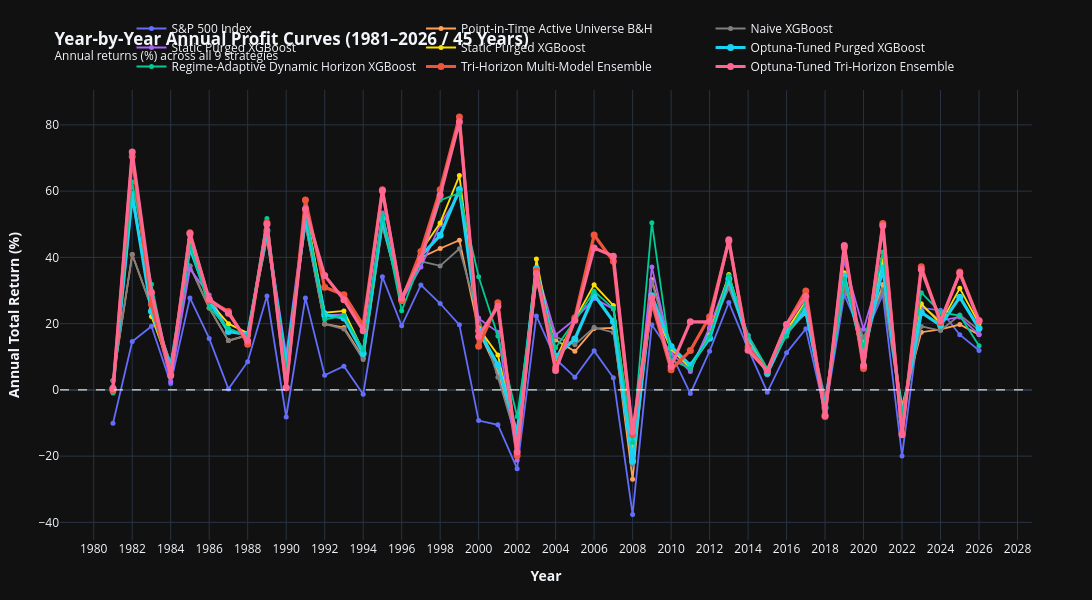
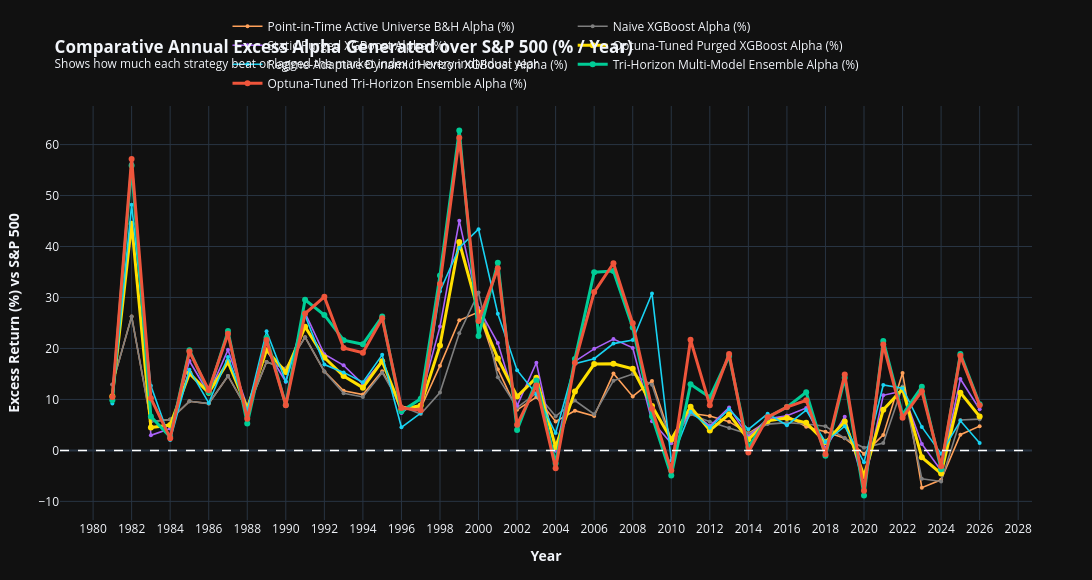
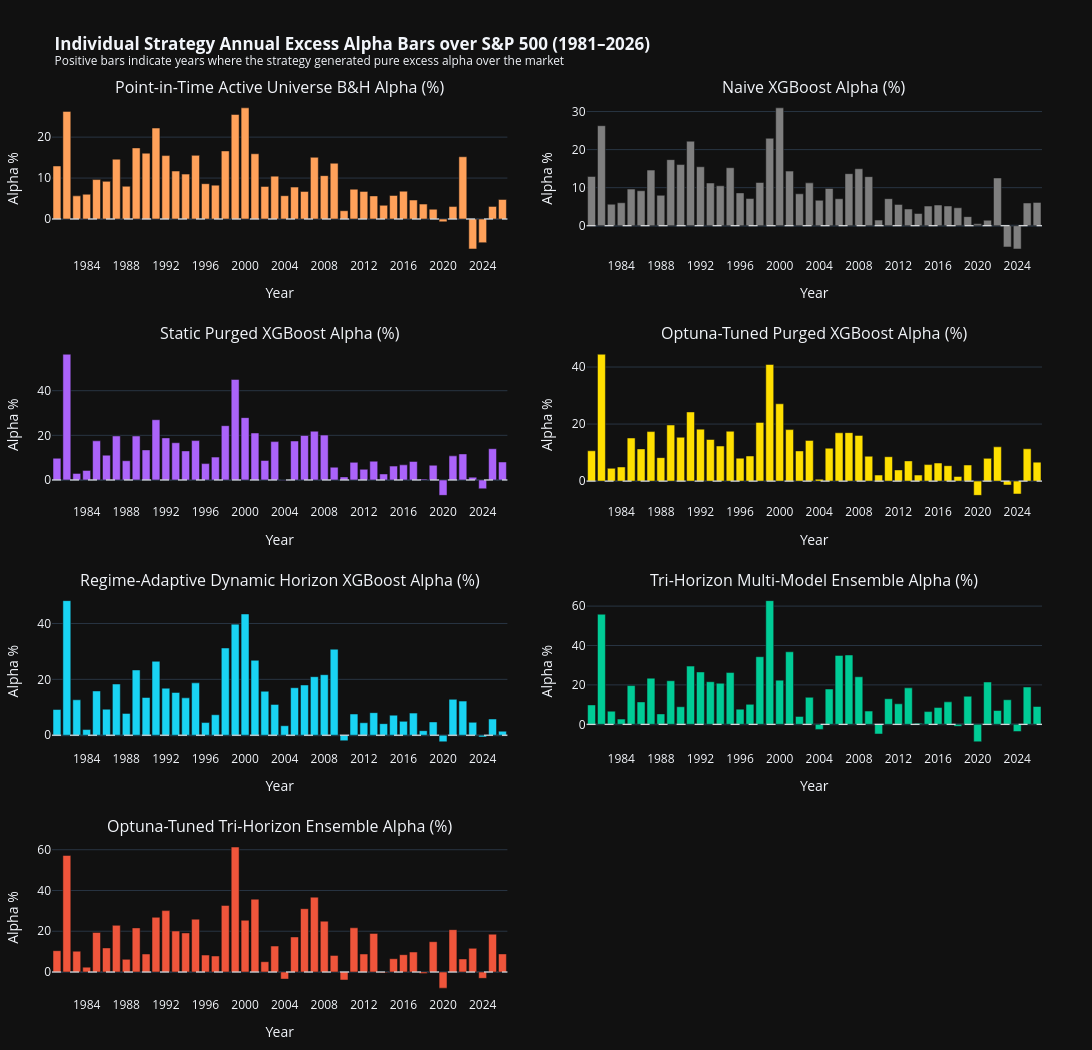

Here is the notebook cell these charts were saved with, in order:
### Markdown cell above
## 6. Year-by-Year Annual Profit Curves & Annual Excess Alpha over S&P 500 (All 9 Strategies)

### Code cell
# Compute Annual Return Matrix for each strategy
annual_ret_records = []
years_list = sorted(list(set(df_master_curves['date'].dt.year)))

for yr in years_list:
    yr_df = df_master_curves[df_master_curves['date'].dt.year == yr]
    if len(yr_df) < 2:
        continue
    row = {'Year': yr}
    for name in curves.keys():
        ret_val = (yr_df[name].iloc[-1] / yr_df[name].iloc[0] - 1.0) * 100.0
        row[name] = round(ret_val, 2)
    annual_ret_records.append(row)

df_annual_returns = pd.DataFrame(annual_ret_records)

# Compute Annual Excess Alpha over S&P 500 for ALL strategies
df_annual_alpha = pd.DataFrame({'Year': df_annual_returns['Year']})
for name in curves.keys():
    if 'S&P 500' not in name:
        clean_col = name.split('.')[1].strip().split('(')[0].strip() + " Alpha (%)"
        df_annual_alpha[clean_col] = round(df_annual_returns[name] - df_annual_returns['1. S&P 500 Index (^GSPC Benchmark)'], 2)

# Plot 1: Annual Profit Curves (Line + Marker Chart across 45 Years)
fig_annual_curves = go.Figure()

for idx, name in enumerate(curves.keys()):
    c = palette[idx % len(palette)]
    is_hero = ('8.' in name or '9.' in name or '6.' in name)
    fig_annual_curves.add_trace(go.Scatter(
        x=df_annual_returns['Year'], y=df_annual_returns[name],
        mode='lines+markers', name=name.split('.')[1].strip().split('(')[0].strip(),
        line=dict(color=c, width=3.2 if is_hero else 1.8),
        marker=dict(size=7 if is_hero else 5)
    ))

fig_annual_curves.add_hline(y=0.0, line=dict(color='white', width=1, dash='dash'))

fig_annual_curves.update_layout(
    template='plotly_dark', width=1200, height=600,
    title='<b>Year-by-Year Annual Profit Curves (1981–2026 / 45 Years)</b><br><sup>Annual returns (%) across all 9 strategies</sup>',
    xaxis=dict(title='<b>Year</b>', dtick=2),
    yaxis=dict(title='<b>Annual Total Return (%)</b>'),
    margin=dict(l=60, r=60, t=90, b=60),
    legend=dict(orientation='h', yanchor='bottom', y=1.02, xanchor='center', x=0.5)
)
fig_annual_curves.show()

# Plot 2: Comparative Annual Excess Alpha Curves over S&P 500 (All Strategies)
fig_alpha_curves = go.Figure()

for idx, col in enumerate([c for c in df_annual_alpha.columns if c != 'Year']):
    c = palette[(idx + 1) % len(palette)]
    is_hero = ('Tri-Horizon' in col or 'Optuna' in col)
    fig_alpha_curves.add_trace(go.Scatter(
        x=df_annual_alpha['Year'], y=df_annual_alpha[col],
        mode='lines+markers', name=col,
        line=dict(color=c, width=3.0 if is_hero else 1.6),
        marker=dict(size=6 if is_hero else 4)
    ))

fig_alpha_curves.add_hline(y=0.0, line=dict(color='white', width=1.5, dash='dash'))

fig_alpha_curves.update_layout(
    template='plotly_dark', width=1200, height=580,
    title='<b>Comparative Annual Excess Alpha Generated over S&P 500 (% / Year)</b><br><sup>Shows how much each strategy beat or lagged the market index in every individual year</sup>',
    xaxis=dict(title='<b>Year</b>', dtick=2),
    yaxis=dict(title='<b>Excess Return (%) vs S&P 500</b>'),
    margin=dict(l=60, r=60, t=90, b=60),
    legend=dict(orientation='h', yanchor='bottom', y=1.02, xanchor='center', x=0.5)
)
fig_alpha_curves.show()

# Plot 3: Multi-Panel Grouped Bar Chart of Excess Alpha
fig_alpha_bars = make_subplots(
    rows=4, cols=2,
    subplot_titles=[c for c in df_annual_alpha.columns if c != 'Year'],
    horizontal_spacing=0.08, vertical_spacing=0.10
)

for idx, col in enumerate([c for c in df_annual_alpha.columns if c != 'Year']):
    r = (idx // 2) + 1
    c_idx = (idx % 2) + 1
    c_color = palette[(idx + 1) % len(palette)]
    
    fig_alpha_bars.add_trace(go.Bar(
        x=df_annual_alpha['Year'], y=df_annual_alpha[col],
        name=col, marker=dict(color=c_color), showlegend=False
    ), row=r, col=c_idx)
    
    fig_alpha_bars.add_hline(y=0.0, line=dict(color='white', width=1, dash='dash'), row=r, col=c_idx)
    fig_alpha_bars.update_xaxes(title_text="Year", dtick=4, row=r, col=c_idx)
    fig_alpha_bars.update_yaxes(title_text="Alpha %", row=r, col=c_idx)

fig_alpha_bars.update_layout(
    template='plotly_dark', width=1200, height=1050,
    title='<b>Individual Strategy Annual Excess Alpha Bars over S&P 500 (1981–2026)</b><br><sup>Positive bars indicate years where the strategy generated pure excess alpha over the market</sup>',
    margin=dict(l=50, r=50, t=100, b=50)
)
fig_alpha_bars.show()

print("=== ANNUAL EXCESS ALPHA MATRIX OVER S&P 500 (%) ===")
df_annual_alpha

### Figure 1 — Plotly figure (JSON) as saved in the notebook; plotly's stock layout.template omitted (floating-point values rounded to 4 significant figures)
{"data": [{"line": {"color": "#636EFA", "width": 1.8}, "marker": {"size": 5}, "mode": "lines+markers", "name": "S&P 500 Index", "type": "scatter", "x": [1981, 1982, 1983, 1984, 1985, 1986, 1987, 1988, 1989, 1990, 1991, 1992, 1993, 1994, 1995, 1996, 1997, 1998, 1999, 2000, 2001, 2002, 2003, 2004, 2005, 2006, 2007, 2008, 2009, 2010, 2011, 2012, 2013, 2014, 2015, 2016, 2017, 2018, 2019, 2020, 2021, 2022, 2023, 2024, 2025, 2026], "y": [-10.11, 14.58, 19.22, 1.95, 27.76, 15.54, 0.26, 8.51, 28.36, -8.19, 27.77, 4.42, 7.14, -1.33, 34.16, 19.33, 31.67, 26.07, 19.64, -9.27, -10.53, -23.8, 22.32, 9.33, 3.84, 11.78, 3.65, -37.58, 19.67, 11.0, -1.12, 11.68, 26.39, 12.39, -0.69, 11.24, 18.42, -7.01, 28.71, 15.29, 28.79, -19.95, 24.73, 24.01, 16.65, 11.92]}, {"line": {"color": "#FFA15A", "width": 1.8}, "marker": {"size": 5}, "mode": "lines+markers", "name": "Point-in-Time Active Universe B&H", "type": "scatter", "x": [1981, 1982, 1983, 1984, 1985, 1986, 1987, 1988, 1989, 1990, 1991, 1992, 1993, 1994, 1995, 1996, 1997, 1998, 1999, 2000, 2001, 2002, 2003, 2004, 2005, 2006, 2007, 2008, 2009, 2010, 2011, 2012, 2013, 2014, 2015, 2016, 2017, 2018, 2019, 2020, 2021, 2022, 2023, 2024, 2025, 2026], "y": [2.84, 40.86, 24.87, 7.99, 37.39, 24.73, 14.87, 16.5, 45.72, 7.88, 49.98, 19.91, 18.85, 9.63, 49.7, 27.95, 39.94, 42.69, 45.17, 17.88, 5.4, -15.85, 32.79, 15.02, 11.63, 18.51, 18.72, -26.99, 33.29, 13.02, 6.16, 18.42, 32.03, 15.73, 5.05, 18.03, 23.05, -3.37, 31.1, 14.6, 31.83, -4.75, 17.41, 18.23, 19.73, 16.68]}, {"line": {"color": "#7F7F7F", "width": 1.8}, "marker": {"size": 5}, "mode": "lines+markers", "name": "Naive XGBoost", "type": "scatter", "x": [1981, 1982, 1983, 1984, 1985, 1986, 1987, 1988, 1989, 1990, 1991, 1992, 1993, 1994, 1995, 1996, 1997, 1998, 1999, 2000, 2001, 2002, 2003, 2004, 2005, 2006, 2007, 2008, 2009, 2010, 2011, 2012, 2013, 2014, 2015, 2016, 2017, 2018, 2019, 2020, 2021, 2022, 2023, 2024, 2025, 2026], "y": [2.84, 40.86, 24.87, 7.99, 37.39, 24.73, 14.87, 16.5, 45.72, 7.88, 49.98, 19.91, 18.36, 9.16, 49.4, 27.96, 38.81, 37.43, 42.61, 21.7, 3.82, -15.41, 33.58, 16.02, 13.62, 18.87, 17.33, -22.61, 32.56, 12.48, 5.99, 17.29, 30.79, 15.6, 4.47, 16.68, 23.6, -2.29, 31.1, 15.79, 30.24, -7.4, 19.16, 17.91, 22.62, 18.05]}, {"line": {"color": "#AB63FA", "width": 1.8}, "marker": {"size": 5}, "mode": "lines+markers", "name": "Static Purged XGBoost", "type": "scatter", "x": [1981, 1982, 1983, 1984, 1985, 1986, 1987, 1988, 1989, 1990, 1991, 1992, 1993, 1994, 1995, 1996, 1997, 1998, 1999, 2000, 2001, 2002, 2003, 2004, 2005, 2006, 2007, 2008, 2009, 2010, 2011, 2012, 2013, 2014, 2015, 2016, 2017, 2018, 2019, 2020, 2021, 2022, 2023, 2024, 2025, 2026], "y": [0.17, 57.5, 25.74, 2.56, 36.52, 28.61, 17.7, 17.05, 48.82, 10.59, 54.44, 22.51, 22.76, 11.93, 53.42, 26.96, 37.08, 49.81, 59.31, 21.55, 17.43, -21.22, 36.75, 16.6, 21.33, 27.6, 24.45, -20.16, 37.11, 11.14, 5.53, 18.92, 34.47, 16.48, 5.57, 18.01, 24.72, -4.28, 38.94, 18.27, 38.16, -9.34, 25.4, 20.91, 22.02, 16.68]}, {"line": {"color": "#FFDF00", "width": 1.8}, "marker": {"size": 5}, "mode": "lines+markers", "name": "Static Purged XGBoost", "type": "scatter", "x": [1981, 1982, 1983, 1984, 1985, 1986, 1987, 1988, 1989, 1990, 1991, 1992, 1993, 1994, 1995, 1996, 1997, 1998, 1999, 2000, 2001, 2002, 2003, 2004, 2005, 2006, 2007, 2008, 2009, 2010, 2011, 2012, 2013, 2014, 2015, 2016, 2017, 2018, 2019, 2020, 2021, 2022, 2023, 2024, 2025, 2026], "y": [-0.38, 70.91, 22.17, 6.24, 45.3, 26.65, 19.99, 17.13, 48.06, 5.28, 54.76, 23.28, 23.82, 11.69, 51.8, 26.67, 41.91, 50.39, 64.68, 18.66, 10.53, -15.06, 39.51, 9.25, 21.29, 31.7, 25.5, -17.47, 25.39, 12.38, 6.77, 16.46, 34.8, 15.09, 5.52, 18.02, 26.72, -6.59, 35.32, 8.4, 39.59, -8.27, 25.99, 20.07, 30.65, 19.99]}, {"line": {"color": "#19D3F3", "width": 3.2}, "marker": {"size": 7}, "mode": "lines+markers", "name": "Optuna-Tuned Purged XGBoost", "type": "scatter", "x": [1981, 1982, 1983, 1984, 1985, 1986, 1987, 1988, 1989, 1990, 1991, 1992, 1993, 1994, 1995, 1996, 1997, 1998, 1999, 2000, 2001, 2002, 2003, 2004, 2005, 2006, 2007, 2008, 2009, 2010, 2011, 2012, 2013, 2014, 2015, 2016, 2017, 2018, 2019, 2020, 2021, 2022, 2023, 2024, 2025, 2026], "y": [0.52, 59.06, 23.7, 6.91, 42.87, 26.83, 17.62, 16.74, 48.03, 7.17, 52.02, 22.64, 21.73, 10.98, 51.65, 27.37, 40.48, 46.65, 60.52, 17.84, 7.52, -13.22, 36.59, 9.99, 15.38, 28.72, 20.64, -21.56, 28.38, 13.12, 7.43, 15.6, 33.48, 14.51, 5.1, 17.58, 23.82, -5.4, 34.36, 10.29, 36.76, -7.93, 23.36, 19.49, 27.98, 18.57]}, {"line": {"color": "#00CC96", "width": 1.8}, "marker": {"size": 5}, "mode": "lines+markers", "name": "Regime-Adaptive Dynamic Horizon XGBoost", "type": "scatter", "x": [1981, 1982, 1983, 1984, 1985, 1986, 1987, 1988, 1989, 1990, 1991, 1992, 1993, 1994, 1995, 1996, 1997, 1998, 1999, 2000, 2001, 2002, 2003, 2004, 2005, 2006, 2007, 2008, 2009, 2010, 2011, 2012, 2013, 2014, 2015, 2016, 2017, 2018, 2019, 2020, 2021, 2022, 2023, 2024, 2025, 2026], "y": [-0.92, 62.76, 31.89, 3.97, 43.6, 24.85, 18.58, 16.31, 51.72, 5.31, 54.23, 21.25, 22.44, 12.05, 52.9, 23.86, 38.99, 57.29, 59.41, 34.14, 16.29, -8.06, 33.34, 12.72, 20.84, 29.76, 24.6, -15.92, 50.46, 9.02, 6.47, 16.14, 34.46, 16.52, 6.48, 16.19, 26.33, -5.39, 33.46, 12.94, 41.63, -7.75, 29.34, 23.37, 22.45, 13.35]}, {"line": {"color": "#EF553B", "width": 3.2}, "marker": {"size": 7}, "mode": "lines+markers", "name": "Tri-Horizon Multi-Model Ensemble", "type": "scatter", "x": [1981, 1982, 1983, 1984, 1985, 1986, 1987, 1988, 1989, 1990, 1991, 1992, 1993, 1994, 1995, 1996, 1997, 1998, 1999, 2000, 2001, 2002, 2003, 2004, 2005, 2006, 2007, 2008, 2009, 2010, 2011, 2012, 2013, 2014, 2015, 2016, 2017, 2018, 2019, 2020, 2021, 2022, 2023, 2024, 2025, 2026], "y": [-0.27, 70.45, 25.87, 4.59, 47.41, 26.9, 23.66, 13.79, 50.47, 0.72, 57.31, 30.99, 28.75, 19.5, 60.43, 27.01, 41.79, 60.38, 82.41, 13.15, 26.27, -19.8, 36.02, 6.74, 21.75, 46.74, 38.83, -13.46, 26.38, 6.08, 11.86, 22.09, 44.89, 12.94, 5.77, 19.74, 29.82, -8.06, 42.94, 6.43, 50.26, -12.95, 37.2, 20.33, 35.58, 20.96]}, {"line": {"color": "#FF6692", "width": 3.2}, "marker": {"size": 7}, "mode": "lines+markers", "name": "Optuna-Tuned Tri-Horizon Ensemble", "type": "scatter", "x": [1981, 1982, 1983, 1984, 1985, 1986, 1987, 1988, 1989, 1990, 1991, 1992, 1993, 1994, 1995, 1996, 1997, 1998, 1999, 2000, 2001, 2002, 2003, 2004, 2005, 2006, 2007, 2008, 2009, 2010, 2011, 2012, 2013, 2014, 2015, 2016, 2017, 2018, 2019, 2020, 2021, 2022, 2023, 2024, 2025, 2026], "y": [0.35, 71.77, 29.43, 4.34, 47.16, 27.36, 23.16, 14.73, 50.01, 0.66, 54.61, 34.54, 27.24, 17.84, 60.09, 27.65, 39.53, 58.73, 80.96, 16.13, 25.21, -18.75, 35.05, 5.85, 21.05, 42.84, 40.37, -12.64, 27.82, 7.07, 20.57, 20.53, 45.32, 12.0, 5.83, 19.74, 28.24, -7.77, 43.58, 7.36, 49.57, -13.54, 36.34, 20.9, 35.21, 20.8]}], "layout": {"height": 600, "legend": {"orientation": "h", "x": 0.5, "xanchor": "center", "y": 1.02, "yanchor": "bottom"}, "margin": {"b": 60, "l": 60, "r": 60, "t": 90}, "shapes": [{"line": {"color": "white", "dash": "dash", "width": 1}, "type": "line", "x0": 0, "x1": 1, "xref": "x domain", "y0": 0.0, "y1": 0.0, "yref": "y"}], "title": {"text": "<b>Year-by-Year Annual Profit Curves (1981–2026 / 45 Years)</b><br><sup>Annual returns (%) across all 9 strategies</sup>"}, "width": 1200, "xaxis": {"dtick": 2, "title": {"text": "<b>Year</b>"}}, "yaxis": {"title": {"text": "<b>Annual Total Return (%)</b>"}}}}

### Figure 2 — Plotly figure (JSON) as saved in the notebook; plotly's stock layout.template omitted (floating-point values rounded to 4 significant figures)
{"data": [{"line": {"color": "#FFA15A", "width": 1.6}, "marker": {"size": 4}, "mode": "lines+markers", "name": "Point-in-Time Active Universe B&H Alpha (%)", "type": "scatter", "x": [1981, 1982, 1983, 1984, 1985, 1986, 1987, 1988, 1989, 1990, 1991, 1992, 1993, 1994, 1995, 1996, 1997, 1998, 1999, 2000, 2001, 2002, 2003, 2004, 2005, 2006, 2007, 2008, 2009, 2010, 2011, 2012, 2013, 2014, 2015, 2016, 2017, 2018, 2019, 2020, 2021, 2022, 2023, 2024, 2025, 2026], "y": [12.95, 26.28, 5.65, 6.04, 9.63, 9.19, 14.61, 7.99, 17.36, 16.07, 22.21, 15.49, 11.71, 10.96, 15.54, 8.62, 8.27, 16.62, 25.53, 27.15, 15.93, 7.95, 10.47, 5.69, 7.79, 6.73, 15.07, 10.59, 13.62, 2.02, 7.28, 6.74, 5.64, 3.34, 5.74, 6.79, 4.63, 3.64, 2.39, -0.69, 3.04, 15.2, -7.32, -5.78, 3.08, 4.76]}, {"line": {"color": "#7F7F7F", "width": 1.6}, "marker": {"size": 4}, "mode": "lines+markers", "name": "Naive XGBoost Alpha (%)", "type": "scatter", "x": [1981, 1982, 1983, 1984, 1985, 1986, 1987, 1988, 1989, 1990, 1991, 1992, 1993, 1994, 1995, 1996, 1997, 1998, 1999, 2000, 2001, 2002, 2003, 2004, 2005, 2006, 2007, 2008, 2009, 2010, 2011, 2012, 2013, 2014, 2015, 2016, 2017, 2018, 2019, 2020, 2021, 2022, 2023, 2024, 2025, 2026], "y": [12.95, 26.28, 5.65, 6.04, 9.63, 9.19, 14.61, 7.99, 17.36, 16.07, 22.21, 15.49, 11.22, 10.49, 15.24, 8.63, 7.14, 11.36, 22.97, 30.97, 14.35, 8.39, 11.26, 6.69, 9.78, 7.09, 13.68, 14.97, 12.89, 1.48, 7.11, 5.61, 4.4, 3.21, 5.16, 5.44, 5.18, 4.72, 2.39, 0.5, 1.45, 12.55, -5.57, -6.1, 5.97, 6.13]}, {"line": {"color": "#AB63FA", "width": 1.6}, "marker": {"size": 4}, "mode": "lines+markers", "name": "Static Purged XGBoost Alpha (%)", "type": "scatter", "x": [1981, 1982, 1983, 1984, 1985, 1986, 1987, 1988, 1989, 1990, 1991, 1992, 1993, 1994, 1995, 1996, 1997, 1998, 1999, 2000, 2001, 2002, 2003, 2004, 2005, 2006, 2007, 2008, 2009, 2010, 2011, 2012, 2013, 2014, 2015, 2016, 2017, 2018, 2019, 2020, 2021, 2022, 2023, 2024, 2025, 2026], "y": [9.73, 56.33, 2.95, 4.29, 17.54, 11.11, 19.73, 8.62, 19.7, 13.47, 26.99, 18.86, 16.68, 13.02, 17.64, 7.34, 10.24, 24.32, 45.04, 27.93, 21.06, 8.74, 17.19, -0.08, 17.45, 19.92, 21.85, 20.11, 5.72, 1.38, 7.89, 4.78, 8.41, 2.7, 6.21, 6.78, 8.3, 0.42, 6.61, -6.89, 10.8, 11.68, 1.26, -3.94, 14.0, 8.07]}, {"line": {"color": "#FFDF00", "width": 3.0}, "marker": {"size": 6}, "mode": "lines+markers", "name": "Optuna-Tuned Purged XGBoost Alpha (%)", "type": "scatter", "x": [1981, 1982, 1983, 1984, 1985, 1986, 1987, 1988, 1989, 1990, 1991, 1992, 1993, 1994, 1995, 1996, 1997, 1998, 1999, 2000, 2001, 2002, 2003, 2004, 2005, 2006, 2007, 2008, 2009, 2010, 2011, 2012, 2013, 2014, 2015, 2016, 2017, 2018, 2019, 2020, 2021, 2022, 2023, 2024, 2025, 2026], "y": [10.63, 44.48, 4.48, 4.96, 15.11, 11.29, 17.36, 8.23, 19.67, 15.36, 24.25, 18.22, 14.59, 12.31, 17.49, 8.04, 8.81, 20.58, 40.88, 27.11, 18.05, 10.58, 14.27, 0.66, 11.54, 16.94, 16.99, 16.02, 8.71, 2.12, 8.55, 3.92, 7.09, 2.12, 5.79, 6.34, 5.4, 1.61, 5.65, -5.0, 7.97, 12.02, -1.37, -4.52, 11.33, 6.65]}, {"line": {"color": "#19D3F3", "width": 1.6}, "marker": {"size": 4}, "mode": "lines+markers", "name": "Regime-Adaptive Dynamic Horizon XGBoost Alpha (%)", "type": "scatter", "x": [1981, 1982, 1983, 1984, 1985, 1986, 1987, 1988, 1989, 1990, 1991, 1992, 1993, 1994, 1995, 1996, 1997, 1998, 1999, 2000, 2001, 2002, 2003, 2004, 2005, 2006, 2007, 2008, 2009, 2010, 2011, 2012, 2013, 2014, 2015, 2016, 2017, 2018, 2019, 2020, 2021, 2022, 2023, 2024, 2025, 2026], "y": [9.19, 48.18, 12.67, 2.02, 15.84, 9.31, 18.32, 7.8, 23.36, 13.5, 26.46, 16.83, 15.3, 13.38, 18.74, 4.53, 7.32, 31.22, 39.77, 43.41, 26.82, 15.74, 11.02, 3.39, 17.0, 17.98, 20.95, 21.66, 30.79, -1.98, 7.59, 4.46, 8.07, 4.13, 7.17, 4.95, 7.91, 1.62, 4.75, -2.35, 12.84, 12.2, 4.61, -0.64, 5.8, 1.43]}, {"line": {"color": "#00CC96", "width": 3.0}, "marker": {"size": 6}, "mode": "lines+markers", "name": "Tri-Horizon Multi-Model Ensemble Alpha (%)", "type": "scatter", "x": [1981, 1982, 1983, 1984, 1985, 1986, 1987, 1988, 1989, 1990, 1991, 1992, 1993, 1994, 1995, 1996, 1997, 1998, 1999, 2000, 2001, 2002, 2003, 2004, 2005, 2006, 2007, 2008, 2009, 2010, 2011, 2012, 2013, 2014, 2015, 2016, 2017, 2018, 2019, 2020, 2021, 2022, 2023, 2024, 2025, 2026], "y": [9.84, 55.87, 6.65, 2.64, 19.65, 11.36, 23.4, 5.28, 22.11, 8.91, 29.54, 26.57, 21.61, 20.83, 26.27, 7.68, 10.12, 34.31, 62.77, 22.42, 36.8, 4.0, 13.7, -2.59, 17.91, 34.96, 35.18, 24.12, 6.71, -4.92, 12.98, 10.41, 18.5, 0.55, 6.46, 8.5, 11.4, -1.05, 14.23, -8.86, 21.47, 7.0, 12.47, -3.68, 18.93, 9.04]}, {"line": {"color": "#EF553B", "width": 3.0}, "marker": {"size": 6}, "mode": "lines+markers", "name": "Optuna-Tuned Tri-Horizon Ensemble Alpha (%)", "type": "scatter", "x": [1981, 1982, 1983, 1984, 1985, 1986, 1987, 1988, 1989, 1990, 1991, 1992, 1993, 1994, 1995, 1996, 1997, 1998, 1999, 2000, 2001, 2002, 2003, 2004, 2005, 2006, 2007, 2008, 2009, 2010, 2011, 2012, 2013, 2014, 2015, 2016, 2017, 2018, 2019, 2020, 2021, 2022, 2023, 2024, 2025, 2026], "y": [10.46, 57.19, 10.21, 2.39, 19.4, 11.82, 22.9, 6.22, 21.65, 8.85, 26.84, 30.12, 20.1, 19.17, 25.93, 8.32, 7.86, 32.66, 61.32, 25.4, 35.74, 5.05, 12.73, -3.48, 17.21, 31.06, 36.72, 24.94, 8.15, -3.93, 21.69, 8.85, 18.93, -0.39, 6.52, 8.5, 9.82, -0.76, 14.87, -7.93, 20.78, 6.41, 11.61, -3.11, 18.56, 8.88]}], "layout": {"height": 580, "legend": {"orientation": "h", "x": 0.5, "xanchor": "center", "y": 1.02, "yanchor": "bottom"}, "margin": {"b": 60, "l": 60, "r": 60, "t": 90}, "shapes": [{"line": {"color": "white", "dash": "dash", "width": 1.5}, "type": "line", "x0": 0, "x1": 1, "xref": "x domain", "y0": 0.0, "y1": 0.0, "yref": "y"}], "title": {"text": "<b>Comparative Annual Excess Alpha Generated over S&P 500 (% / Year)</b><br><sup>Shows how much each strategy beat or lagged the market index in every individual year</sup>"}, "width": 1200, "xaxis": {"dtick": 2, "title": {"text": "<b>Year</b>"}}, "yaxis": {"title": {"text": "<b>Excess Return (%) vs S&P 500</b>"}}}}

### Figure 3 — Plotly figure (JSON) as saved in the notebook; plotly's stock layout.template omitted (floating-point values rounded to 4 significant figures)
{"data": [{"marker": {"color": "#FFA15A"}, "name": "Point-in-Time Active Universe B&H Alpha (%)", "showlegend": false, "type": "bar", "x": [1981, 1982, 1983, 1984, 1985, 1986, 1987, 1988, 1989, 1990, 1991, 1992, 1993, 1994, 1995, 1996, 1997, 1998, 1999, 2000, 2001, 2002, 2003, 2004, 2005, 2006, 2007, 2008, 2009, 2010, 2011, 2012, 2013, 2014, 2015, 2016, 2017, 2018, 2019, 2020, 2021, 2022, 2023, 2024, 2025, 2026], "xaxis": "x", "y": [12.95, 26.28, 5.65, 6.04, 9.63, 9.19, 14.61, 7.99, 17.36, 16.07, 22.21, 15.49, 11.71, 10.96, 15.54, 8.62, 8.27, 16.62, 25.53, 27.15, 15.93, 7.95, 10.47, 5.69, 7.79, 6.73, 15.07, 10.59, 13.62, 2.02, 7.28, 6.74, 5.64, 3.34, 5.74, 6.79, 4.63, 3.64, 2.39, -0.69, 3.04, 15.2, -7.32, -5.78, 3.08, 4.76], "yaxis": "y"}, {"marker": {"color": "#7F7F7F"}, "name": "Naive XGBoost Alpha (%)", "showlegend": false, "type": "bar", "x": [1981, 1982, 1983, 1984, 1985, 1986, 1987, 1988, 1989, 1990, 1991, 1992, 1993, 1994, 1995, 1996, 1997, 1998, 1999, 2000, 2001, 2002, 2003, 2004, 2005, 2006, 2007, 2008, 2009, 2010, 2011, 2012, 2013, 2014, 2015, 2016, 2017, 2018, 2019, 2020, 2021, 2022, 2023, 2024, 2025, 2026], "xaxis": "x2", "y": [12.95, 26.28, 5.65, 6.04, 9.63, 9.19, 14.61, 7.99, 17.36, 16.07, 22.21, 15.49, 11.22, 10.49, 15.24, 8.63, 7.14, 11.36, 22.97, 30.97, 14.35, 8.39, 11.26, 6.69, 9.78, 7.09, 13.68, 14.97, 12.89, 1.48, 7.11, 5.61, 4.4, 3.21, 5.16, 5.44, 5.18, 4.72, 2.39, 0.5, 1.45, 12.55, -5.57, -6.1, 5.97, 6.13], "yaxis": "y2"}, {"marker": {"color": "#AB63FA"}, "name": "Static Purged XGBoost Alpha (%)", "showlegend": false, "type": "bar", "x": [1981, 1982, 1983, 1984, 1985, 1986, 1987, 1988, 1989, 1990, 1991, 1992, 1993, 1994, 1995, 1996, 1997, 1998, 1999, 2000, 2001, 2002, 2003, 2004, 2005, 2006, 2007, 2008, 2009, 2010, 2011, 2012, 2013, 2014, 2015, 2016, 2017, 2018, 2019, 2020, 2021, 2022, 2023, 2024, 2025, 2026], "xaxis": "x3", "y": [9.73, 56.33, 2.95, 4.29, 17.54, 11.11, 19.73, 8.62, 19.7, 13.47, 26.99, 18.86, 16.68, 13.02, 17.64, 7.34, 10.24, 24.32, 45.04, 27.93, 21.06, 8.74, 17.19, -0.08, 17.45, 19.92, 21.85, 20.11, 5.72, 1.38, 7.89, 4.78, 8.41, 2.7, 6.21, 6.78, 8.3, 0.42, 6.61, -6.89, 10.8, 11.68, 1.26, -3.94, 14.0, 8.07], "yaxis": "y3"}, {"marker": {"color": "#FFDF00"}, "name": "Optuna-Tuned Purged XGBoost Alpha (%)", "showlegend": false, "type": "bar", "x": [1981, 1982, 1983, 1984, 1985, 1986, 1987, 1988, 1989, 1990, 1991, 1992, 1993, 1994, 1995, 1996, 1997, 1998, 1999, 2000, 2001, 2002, 2003, 2004, 2005, 2006, 2007, 2008, 2009, 2010, 2011, 2012, 2013, 2014, 2015, 2016, 2017, 2018, 2019, 2020, 2021, 2022, 2023, 2024, 2025, 2026], "xaxis": "x4", "y": [10.63, 44.48, 4.48, 4.96, 15.11, 11.29, 17.36, 8.23, 19.67, 15.36, 24.25, 18.22, 14.59, 12.31, 17.49, 8.04, 8.81, 20.58, 40.88, 27.11, 18.05, 10.58, 14.27, 0.66, 11.54, 16.94, 16.99, 16.02, 8.71, 2.12, 8.55, 3.92, 7.09, 2.12, 5.79, 6.34, 5.4, 1.61, 5.65, -5.0, 7.97, 12.02, -1.37, -4.52, 11.33, 6.65], "yaxis": "y4"}, {"marker": {"color": "#19D3F3"}, "name": "Regime-Adaptive Dynamic Horizon XGBoost Alpha (%)", "showlegend": false, "type": "bar", "x": [1981, 1982, 1983, 1984, 1985, 1986, 1987, 1988, 1989, 1990, 1991, 1992, 1993, 1994, 1995, 1996, 1997, 1998, 1999, 2000, 2001, 2002, 2003, 2004, 2005, 2006, 2007, 2008, 2009, 2010, 2011, 2012, 2013, 2014, 2015, 2016, 2017, 2018, 2019, 2020, 2021, 2022, 2023, 2024, 2025, 2026], "xaxis": "x5", "y": [9.19, 48.18, 12.67, 2.02, 15.84, 9.31, 18.32, 7.8, 23.36, 13.5, 26.46, 16.83, 15.3, 13.38, 18.74, 4.53, 7.32, 31.22, 39.77, 43.41, 26.82, 15.74, 11.02, 3.39, 17.0, 17.98, 20.95, 21.66, 30.79, -1.98, 7.59, 4.46, 8.07, 4.13, 7.17, 4.95, 7.91, 1.62, 4.75, -2.35, 12.84, 12.2, 4.61, -0.64, 5.8, 1.43], "yaxis": "y5"}, {"marker": {"color": "#00CC96"}, "name": "Tri-Horizon Multi-Model Ensemble Alpha (%)", "showlegend": false, "type": "bar", "x": [1981, 1982, 1983, 1984, 1985, 1986, 1987, 1988, 1989, 1990, 1991, 1992, 1993, 1994, 1995, 1996, 1997, 1998, 1999, 2000, 2001, 2002, 2003, 2004, 2005, 2006, 2007, 2008, 2009, 2010, 2011, 2012, 2013, 2014, 2015, 2016, 2017, 2018, 2019, 2020, 2021, 2022, 2023, 2024, 2025, 2026], "xaxis": "x6", "y": [9.84, 55.87, 6.65, 2.64, 19.65, 11.36, 23.4, 5.28, 22.11, 8.91, 29.54, 26.57, 21.61, 20.83, 26.27, 7.68, 10.12, 34.31, 62.77, 22.42, 36.8, 4.0, 13.7, -2.59, 17.91, 34.96, 35.18, 24.12, 6.71, -4.92, 12.98, 10.41, 18.5, 0.55, 6.46, 8.5, 11.4, -1.05, 14.23, -8.86, 21.47, 7.0, 12.47, -3.68, 18.93, 9.04], "yaxis": "y6"}, {"marker": {"color": "#EF553B"}, "name": "Optuna-Tuned Tri-Horizon Ensemble Alpha (%)", "showlegend": false, "type": "bar", "x": [1981, 1982, 1983, 1984, 1985, 1986, 1987, 1988, 1989, 1990, 1991, 1992, 1993, 1994, 1995, 1996, 1997, 1998, 1999, 2000, 2001, 2002, 2003, 2004, 2005, 2006, 2007, 2008, 2009, 2010, 2011, 2012, 2013, 2014, 2015, 2016, 2017, 2018, 2019, 2020, 2021, 2022, 2023, 2024, 2025, 2026], "xaxis": "x7", "y": [10.46, 57.19, 10.21, 2.39, 19.4, 11.82, 22.9, 6.22, 21.65, 8.85, 26.84, 30.12, 20.1, 19.17, 25.93, 8.32, 7.86, 32.66, 61.32, 25.4, 35.74, 5.05, 12.73, -3.48, 17.21, 31.06, 36.72, 24.94, 8.15, -3.93, 21.69, 8.85, 18.93, -0.39, 6.52, 8.5, 9.82, -0.76, 14.87, -7.93, 20.78, 6.41, 11.61, -3.11, 18.56, 8.88], "yaxis": "y7"}], "layout": {"annotations": [{"font": {"size": 16}, "showarrow": false, "text": "Point-in-Time Active Universe B&H Alpha (%)", "x": 0.23, "xanchor": "center", "xref": "paper", "y": 1.0, "yanchor": "bottom", "yref": "paper"}, {"font": {"size": 16}, "showarrow": false, "text": "Naive XGBoost Alpha (%)", "x": 0.77, "xanchor": "center", "xref": "paper", "y": 1.0, "yanchor": "bottom", "yref": "paper"}, {"font": {"size": 16}, "showarrow": false, "text": "Static Purged XGBoost Alpha (%)", "x": 0.23, "xanchor": "center", "xref": "paper", "y": 0.725, "yanchor": "bottom", "yref": "paper"}, {"font": {"size": 16}, "showarrow": false, "text": "Optuna-Tuned Purged XGBoost Alpha (%)", "x": 0.77, "xanchor": "center", "xref": "paper", "y": 0.725, "yanchor": "bottom", "yref": "paper"}, {"font": {"size": 16}, "showarrow": false, "text": "Regime-Adaptive Dynamic Horizon XGBoost Alpha (%)", "x": 0.23, "xanchor": "center", "xref": "paper", "y": 0.45, "yanchor": "bottom", "yref": "paper"}, {"font": {"size": 16}, "showarrow": false, "text": "Tri-Horizon Multi-Model Ensemble Alpha (%)", "x": 0.77, "xanchor": "center", "xref": "paper", "y": 0.45, "yanchor": "bottom", "yref": "paper"}, {"font": {"size": 16}, "showarrow": false, "text": "Optuna-Tuned Tri-Horizon Ensemble Alpha (%)", "x": 0.23, "xanchor": "center", "xref": "paper", "y": 0.175, "yanchor": "bottom", "yref": "paper"}], "height": 1050, "margin": {"b": 50, "l": 50, "r": 50, "t": 100}, "shapes": [{"line": {"color": "white", "dash": "dash", "width": 1}, "type": "line", "x0": 0, "x1": 1, "xref": "x domain", "y0": 0.0, "y1": 0.0, "yref": "y"}, {"line": {"color": "white", "dash": "dash", "width": 1}, "type": "line", "x0": 0, "x1": 1, "xref": "x2 domain", "y0": 0.0, "y1": 0.0, "yref": "y2"}, {"line": {"color": "white", "dash": "dash", "width": 1}, "type": "line", "x0": 0, "x1": 1, "xref": "x3 domain", "y0": 0.0, "y1": 0.0, "yref": "y3"}, {"line": {"color": "white", "dash": "dash", "width": 1}, "type": "line", "x0": 0, "x1": 1, "xref": "x4 domain", "y0": 0.0, "y1": 0.0, "yref": "y4"}, {"line": {"color": "white", "dash": "dash", "width": 1}, "type": "line", "x0": 0, "x1": 1, "xref": "x5 domain", "y0": 0.0, "y1": 0.0, "yref": "y5"}, {"line": {"color": "white", "dash": "dash", "width": 1}, "type": "line", "x0": 0, "x1": 1, "xref": "x6 domain", "y0": 0.0, "y1": 0.0, "yref": "y6"}, {"line": {"color": "white", "dash": "dash", "width": 1}, "type": "line", "x0": 0, "x1": 1, "xref": "x7 domain", "y0": 0.0, "y1": 0.0, "yref": "y7"}], "title": {"text": "<b>Individual Strategy Annual Excess Alpha Bars over S&P 500 (1981–2026)</b><br><sup>Positive bars indicate years where the strategy generated pure excess alpha over the market</sup>"}, "width": 1200, "xaxis": {"anchor": "y", "domain": [0.0, 0.46], "dtick": 4, "title": {"text": "Year"}}, "xaxis2": {"anchor": "y2", "domain": [0.54, 1.0], "dtick": 4, "title": {"text": "Year"}}, "xaxis3": {"anchor": "y3", "domain": [0.0, 0.46], "dtick": 4, "title": {"text": "Year"}}, "xaxis4": {"anchor": "y4", "domain": [0.54, 1.0], "dtick": 4, "title": {"text": "Year"}}, "xaxis5": {"anchor": "y5", "domain": [0.0, 0.46], "dtick": 4, "title": {"text": "Year"}}, "xaxis6": {"anchor": "y6", "domain": [0.54, 1.0], "dtick": 4, "title": {"text": "Year"}}, "xaxis7": {"anchor": "y7", "domain": [0.0, 0.46], "dtick": 4, "title": {"text": "Year"}}, "xaxis8": {"anchor": "y8", "domain": [0.54, 1.0]}, "yaxis": {"anchor": "x", "domain": [0.825, 1.0], "title": {"text": "Alpha %"}}, "yaxis2": {"anchor": "x2", "domain": [0.825, 1.0], "title": {"text": "Alpha %"}}, "yaxis3": {"anchor": "x3", "domain": [0.55, 0.725], "title": {"text": "Alpha %"}}, "yaxis4": {"anchor": "x4", "domain": [0.55, 0.725], "title": {"text": "Alpha %"}}, "yaxis5": {"anchor": "x5", "domain": [0.275, 0.45], "title": {"text": "Alpha %"}}, "yaxis6": {"anchor": "x6", "domain": [0.275, 0.45], "title": {"text": "Alpha %"}}, "yaxis7": {"anchor": "x7", "domain": [0.0, 0.175], "title": {"text": "Alpha %"}}, "yaxis8": {"anchor": "x8", "domain": [0.0, 0.175]}}}
